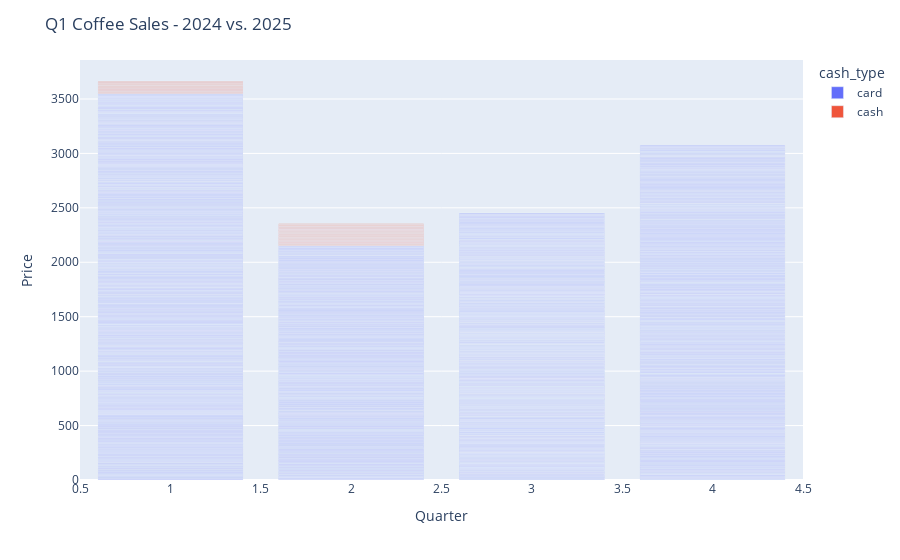

The notebook cell this image was saved under:
### Code cell
# import plotly.io as pio
# from plotly.io.kaleido import kaleido_available
# print("kaleido_available:", kaleido_available())
import pandas as pd
import plotly.express as px
import numpy as np

df = pd.read_csv('coffee_sales.csv')

df['date'] = pd.to_datetime(df['date'])
df['year'] = df['date'].dt.year
df['quarter'] = df['date'].dt.quarter
df['month'] = df['date'].dt.month

fig = px.bar(x='quarter', y='price',
             color='cash_type', category_orders={'cash_type': ['card', 'cash']},
             data_frame=df[(df['year'] == 2024) | (df['year'] == 2025)],
             hover_name='coffee_name')

fig.update_layout(title_text='Q1 Coffee Sales - 2024 vs. 2025',
                   xaxis_title_text='Quarter',

                   yaxis_title_text='Price')
# fig.write_image('chart_v1.png', scale=2)
fig.show()

### Figure 1 — Plotly figure (JSON) as saved in the notebook; plotly's stock layout.template omitted (floating-point values rounded to 4 significant figures; data arrays with more than 128 entries replaced by an {"elided": "..."} marker saying what was removed)
{"data": [{"hovertemplate": "<b>%{hovertext}</b><br><br>cash_type=card<br>quarter=%{x}<br>price=%{y}<extra></extra>", "hovertext": {"elided": "3547 str values"}, "legendgroup": "card", "marker": {"color": "#636efa", "pattern": {"shape": ""}}, "name": "card", "orientation": "v", "showlegend": true, "textposition": "auto", "type": "bar", "x": {"elided": "3547 int values"}, "xaxis": "x", "y": {"elided": "3547 float values"}, "yaxis": "y"}, {"hovertemplate": "<b>%{hovertext}</b><br><br>cash_type=cash<br>quarter=%{x}<br>price=%{y}<extra></extra>", "hovertext": ["Latte", "Latte", "Americano with Milk", "Latte", "Latte", "Hot Chocolate", "Americano", "Americano with Milk", "Latte", "Americano with Milk", "Latte", "Cappuccino", "Cortado", "Americano", "Latte", "Espresso", "Latte", "Latte", "Latte", "Cortado", "Hot Chocolate", "Latte", "Cappuccino", "Americano", "Cappuccino", "Latte", "Americano with Milk", "Latte", "Cappuccino", "Cappuccino", "Americano", "Cappuccino", "Cappuccino", "Cortado", "Latte", "Latte", "Cappuccino", "Americano", "Cocoa", "Espresso", "Americano with Milk", "Cappuccino", "Americano", "Espresso", "Hot Chocolate", "Hot Chocolate", "Hot Chocolate", "Latte", "Cortado", "Cortado", "Americano with Milk", "Espresso", "Americano with Milk", "Cappuccino", "Americano with Milk", "Cocoa", "Cappuccino", "Latte", "Cappuccino", "Latte", "Latte", "Americano", "Americano with Milk", "Latte", "Americano with Milk", "Latte", "Americano", "Americano", "Americano", "Latte", "Cappuccino", "Americano with Milk", "Cappuccino", "Espresso", "Americano", "Americano", "Americano with Milk", "Cocoa", "Latte", "Hot Chocolate", "Americano", "Americano", "Cappuccino", "Latte", "Latte", "Cocoa", "Americano with Milk", "Americano with Milk", "Americano with Milk"], "legendgroup": "cash", "marker": {"color": "#EF553B", "pattern": {"shape": ""}}, "name": "cash", "orientation": "v", "showlegend": true, "textposition": "auto", "type": "bar", "x": [1, 1, 1, 1, 1, 1, 1, 1, 1, 1, 1, 1, 1, 1, 1, 1, 1, 1, 1, 1, 1, 1, 1, 1, 1, 1, 1, 1, 1, 1, 1, 2, 2, 2, 2, 2, 2, 2, 2, 2, 2, 2, 2, 2, 2, 2, 2, 2, 2, 2, 2, 2, 2, 2, 2, 2, 2, 2, 2, 2, 2, 2, 2, 2, 2, 2, 2, 2, 2, 2, 2, 2, 2, 2, 2, 2, 2, 2, 2, 2, 2, 2, 2, 2, 2, 2, 2, 2, 2], "xaxis": "x", "y": [4.0, 4.0, 3.5, 4.0, 4.0, 4.0, 3.0, 3.5, 4.0, 3.5, 4.0, 4.0, 3.0, 3.0, 4.0, 2.5, 4.0, 4.0, 4.0, 3.0, 4.0, 4.0, 4.0, 3.0, 4.0, 4.0, 3.5, 4.0, 4.0, 4.0, 3.0, 4.0, 4.0, 3.0, 4.0, 4.0, 4.0, 3.0, 4.0, 2.5, 3.5, 4.0, 3.0, 2.5, 4.0, 4.0, 4.0, 4.0, 3.0, 3.0, 3.5, 2.5, 3.5, 4.0, 3.5, 3.9, 3.9, 3.9, 3.9, 3.9, 3.9, 2.9, 3.4, 3.9, 3.4, 3.9, 2.9, 2.9, 2.9, 3.9, 3.9, 3.4, 3.9, 2.4, 2.9, 2.9, 3.4, 3.9, 3.9, 3.9, 2.9, 2.9, 3.9, 3.9, 3.9, 3.9, 3.4, 3.4, 3.4], "yaxis": "y"}], "layout": {"barmode": "relative", "legend": {"title": {"text": "cash_type"}, "tracegroupgap": 0}, "margin": {"t": 60}, "title": {"text": "Q1 Coffee Sales - 2024 vs. 2025"}, "xaxis": {"anchor": "y", "domain": [0, 1], "title": {"text": "Quarter"}}, "yaxis": {"anchor": "x", "domain": [0, 1], "title": {"text": "Price"}}}}
